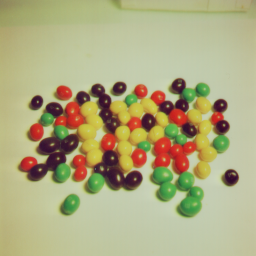
%> input picture images/8.tiff, 256 x 256 px
$ octave main.m   (GNU Octave 9; MATLAB toolbox functions it lacks are replaced by stand-ins)
%> lines starting %> are read from the running program, lines starting %| are printed output that depends on the picture; in (x1, y1, x2, y2) boxes, pixels count from 0 and x2, y2 are one past the last pixel; in counts of white or black regions, pixels touching at a corner belong together; the program's own positions count from 1
### LBG.m
function [cb, new_idx] = LBG(img, cb, coded_img, epsilon, gain)

% initialization of useful variables
flag = true;
cb_size = size(cb,1);
dst = distortion(img, cb(1:cb_size/2,:), coded_img);

% First assegnation for the new cluster centers
for i=(cb_size/2+1):cb_size
    temp_dist = sum((cb(i,:)-img).^2,2).^0.5; %evaluate distortion
    toChange = temp_dist./dst < gain; % find occurrences that need to be changed
    coded_img(toChange,:) = i; % assig
end

plot3(cb(:,1),cb(:,2),cb(:,3),'ko','LineWidth',1.5);
grid on

% Update the number of points assigned to each cluster and check if there's
% any empty clusters
[counter, anyEmpty, empty_clt] = checkAnyEmptyClt(coded_img, cb_size);

c = 0;
while flag
    while anyEmpty
        % If there are any empty clusters, I evaluate the numerosity of clusters
        % in order to get the one more populated and I take some of its points to put
        % them on the empty cluster, in order to see if the situation improves
        [~, max_i] = max(counter);
        candidates = img(coded_img == max_i,:);
        cb(empty_clt,:) = candidates(randi(size(candidates,1)),:);

        temp_dist = sum((cb(empty_clt,:)-img).^2,2).^0.5; %evaluate distortion
        toChange = temp_dist./dst < gain; % find occurrences that need to be changed
        coded_img(toChange,:) = empty_clt;
        [counter, anyEmpty, empty_clt] = checkAnyEmptyClt(coded_img, cb_size);
        c = c + 1;

        plot3(cb(:,1),cb(:,2),cb(:,3),'ko','LineWidth',1.5);
        grid on
        title(['Codebook size: ', num2str(cb_size) ,' Iteration number: ', num2str(c)])
        pause(0.2);% pause 2/10 second

    end

    % Update codebook
    for i=1:size(cb,1)
          cb(i,:) = mean(img(coded_img == i,:));
    end

    plot3(cb(:,1),cb(:,2),cb(:,3),'ko','LineWidth',1.5);
    grid on
    %title(['Codebook size: ', num2str(cb_size) ,' Iteration number: ', num2str(c)])
    title(['Codebook size: ', num2str(cb_size)])
    new_dst = distortion(img, cb, coded_img); % evaluate new value for the distortion
    before = mean(dst);
    after = mean(new_dst);
    progress = (before - after)/after;

    if progress < epsilon
        flag = false;
    else
        dst = new_dst;
        for i=1:cb_size
            temp_dist = sum((cb(i,:)-img).^2,2).^0.5; %evaluate distortion
            toChange = temp_dist./dst < gain; % find occurrences that need to be changed
            coded_img(toChange,:) = i;
        end
        [counter, anyEmpty, empty_clt] = checkAnyEmptyClt(coded_img, cb_size);
        c = c + 1;
        plot3(cb(:,1),cb(:,2),cb(:,3),'ko','LineWidth',1.5);
        grid on
        title(['Codebook size: ', num2str(cb_size) ,' Iteration number: ', num2str(c)])
        pause(0.01)
    end
end
%fprintf('Loop run %d times \n', c);

new_idx = coded_img;
end

### distortion.m
function dst = distortion(img, cb, coded_img)

dst = zeros(size(img,1),1);
    for i = 1:size(cb,1)
        values = coded_img == i;
        dst(values,:) = sum((cb(i,:)-img(values,:)).^2,2).^0.5;
    end
end

### checkAnyEmptyClt.m
function [counter, anyEmpty, clt] = checkAnyEmptyClt(idx, cb_size)

anyEmpty = false;
clt_info = tabulate(idx);
counter = clt_info(:,2);

if size(counter,1) < cb_size
    trail = zeros(cb_size - size(counter,1),1); % that's only in the case that not all of the empty clusters are spotted
    counter = [counter; trail];
end

clt = find(counter == 0);
if clt ~= 0
    clt = clt(1,1); % it may happen that more than one cluster is empty, so I pick the first
    anyEmpty = true;
end

end

### main.m
clear;
close all;

%% Environment initialization

rate = 8; %[Bit/pixel]
cb_size = 2^rate; % codebook size
filename = '8.tiff';

if ismac
    filename = ['images/',filename];
else
    filename = ['images\',filename];
end

info = imfinfo(filename);
width = info.Width;
height = info.Height;

img_original = imread(filename);
%> img_original is the input picture: size 256x256x3 uint8; mean R, G, B 174.9, 170.9, 128.3
x = im2double(reshape(img_original,[], 3));

%% CODEBOOK EVALUATION

codebook = mean(x);
%> codebook = [0.686 0.67 0.503]
coded_img = ones(size(x,1),1);

j = 2;

% Parameters set up
epsilon = 0.001;
gain = 1;
delta = 0.2;

compressed_img = zeros(size(x,1),3);
distortion = zeros(log2(cb_size),1);
psnr_values = zeros(log2(cb_size),1);

l = figure;
axis tight manual
for i = 1:log2(cb_size)
    codebook(j:size(codebook,1)*2,:) = mod(codebook+delta,1);
    [codebook, coded_img] = LBG(x, codebook, coded_img, epsilon, gain);
%> in LBG, `grid on`:
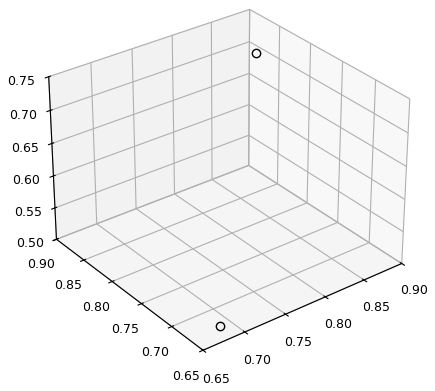
%> figure redrawn from the program's plot data
%> in checkAnyEmptyClt, `clt_info = tabulate(idx);`: clt_info = [1 42428 64.74; 2 23108 35.26]
%> in checkAnyEmptyClt, `counter = clt_info(:,2);`: counter = [42428; 23108]
%> in checkAnyEmptyClt, `clt = find(counter == 0);`: clt = []
%> in LBG, `[counter, anyEmpty, empty_clt] = checkAnyEmptyClt(coded_img, cb_size);`: counter = [42428; 23108]; anyEmpty = false; empty_clt = []
%> the loop in LBG, `while flag` made 5 passes
%> (before, after, progress) on passes 1 to 4: (0.248, 0.194, 0.277), (0.194, 0.148, 0.313), (0.148, 0.137, 0.0803), (0.137, 0.136, 0.0116)
%> (before, after, progress) on pass 5: (0.136, 0.136, -0.00164)
%> pass 1, in LBG, `title(['Codebook size: ', num2str(cb_size)])`:
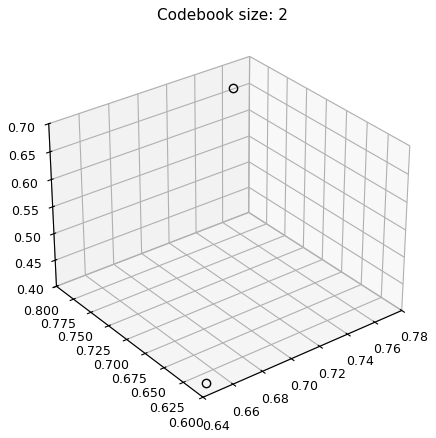
%> figure redrawn from the program's plot data
%> pass 2, in LBG, `title(['Codebook size: ', num2str(cb_size)])`:
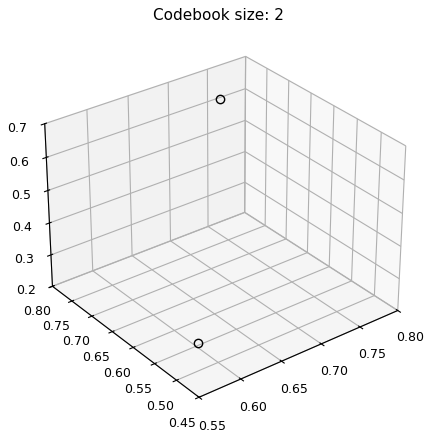
%> figure redrawn from the program's plot data
%> after the loop in LBG, `while flag`: cb = [0.474 0.343 0.218; 0.744 0.76 0.582]; flag = false
%> codebook = [0.474 0.343 0.218; 0.744 0.76 0.582]

    frame = getframe(l);
    im = frame2im(frame);
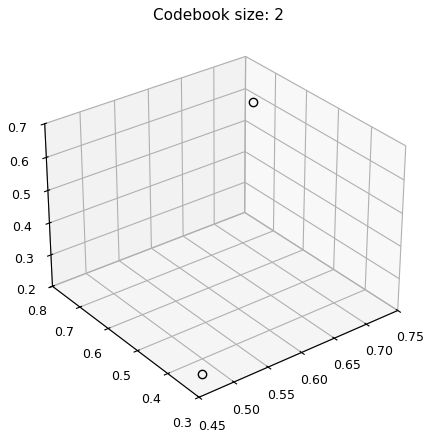
%> im: size 438x431x3 uint8; min 0, max 255, mean 244.6
    [imind,cm] = rgb2ind(im,256);
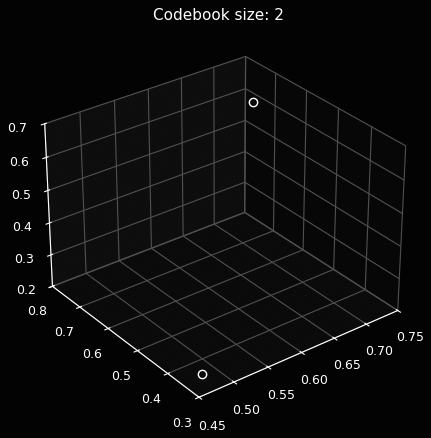
%> imind: size 438x431 uint8; min 3, max 255, mean 12.1
%> cm = 256 rows, first 12: [1 1 1; 0.996 0.996 0.996; 0.992 0.992 0.992; 0.988 0.988 0.988; 0.984 0.984 0.984; 0.98 0.98 0.98; 0.976 0.976 0.976; 0.973 0.973 0.973; 0.969 0.969 0.969; 0.965 0.965 0.965; 0.961 0.961 0.961; 0.957 0.957 0.957]

    % Write to the GIF File
    if i == 1
        imwrite(imind,cm,'test.gif','gif', 'Loopcount',inf);
    else
        imwrite(imind,cm,'test.gif','gif','WriteMode','append');
    end


    for h=1:size(x,1)
        compressed_img(h,:) = codebook(coded_img(h,1),:);
    end

    imwrite(reshape(compressed_img,width,height,3),sprintf('img_raw_%d.tiff',i),'tiff');
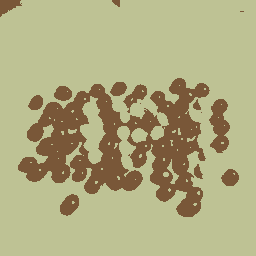
%> saved as img_raw_1.tiff: size 256x256x3 uint8; mean R, G, B 175.1, 170.9, 128.1

    img_draft = imread(sprintf('img_raw_%d.tiff',i));

    [imind,cm] = rgb2ind(img_draft,256);
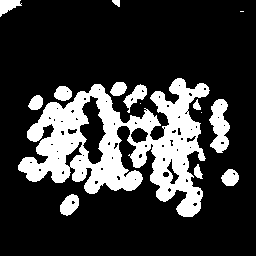
%> imind: size 256x256 uint8; values 0 (black) and 1 (white), 21.6% white; 15 white regions (3 under 20 px), largest, box (x1, y1, x2, y2) and area: (18, 78, 210, 217) 11683, (209, 99, 230, 153) 729, (60, 194, 79, 216) 288
%> cm = [0.745 0.761 0.58; 0.475 0.341 0.22]
    if i == 1
          imwrite(imind,cm,'test_2.gif','gif', 'Loopcount',inf);
    else
          imwrite(imind,cm,'test_2.gif','gif','WriteMode','append');
    end

    distortion(i) = immse(img_draft,img_original);
    psnr_values(i) =  psnr(img_draft,img_original,255);

    j = size(codebook,1) + 1;
%> j = 3
%> (the run ends here)
